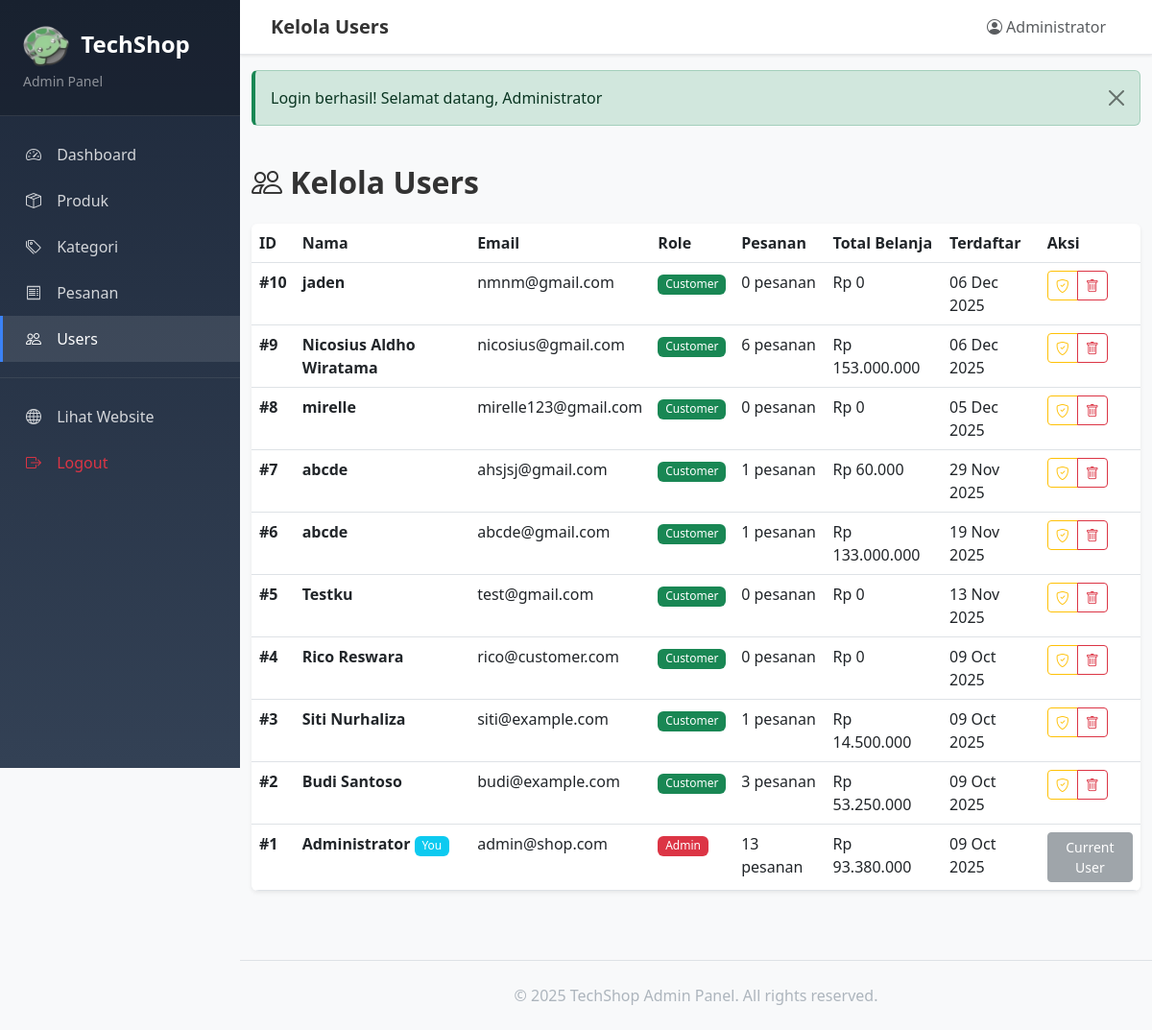
The page /admin/users.php (signed in) on the database its author committed.
### tables this page shows
CREATE TABLE `users` (
  `id` int(11) NOT NULL,
  `name` varchar(100) NOT NULL,
  `email` varchar(100) NOT NULL,
  `password` varchar(255) NOT NULL COMMENT 'Prototype: MD5 hash (HARUS MIGRASI ke password_hash)',
  `is_admin` tinyint(1) DEFAULT 0 COMMENT '0=Customer, 1=Admin',
  `created_at` timestamp NULL DEFAULT current_timestamp()
);

### db.php (called while the page is built, shortened)
<?php
function clean($string) {
    return htmlspecialchars(trim($string), ENT_QUOTES, 'UTF-8');
}
?>

### config.php (called while the page is built, shortened)
<?php
function format_rupiah($number) {
    return "Rp " . number_format($number, 0, ',', '.');
}
?>

### admin/users.php (the view, shortened to what this page needs)
<?php
require_once '../db.php';
require_once '../config.php';
$query = "SELECT u.*,
          (SELECT COUNT(*) FROM orders WHERE user_id = u.id) as order_count,
          (SELECT SUM(total) FROM orders WHERE user_id = u.id AND status != 'cancelled') as total_spent
          FROM users u
          ORDER BY u.id DESC";
$users = mysqli_query($conn, $query);
include 'header_admin.php';
?>
<div class="container-fluid py-4">
    <h2 class="fw-bold mb-4"><i class="bi bi-people"></i> Kelola Users</h2>
    <div class="card border-0 shadow-sm">
        <div class="card-body p-0">
            <div class="table-responsive">
                <table class="table table-hover mb-0">
                    <thead class="bg-light">
                        <tr>
                            <th>ID</th>
                            <th>Nama</th>
                            <th>Email</th>
                            <th>Role</th>
                            <th>Pesanan</th>
                            <th>Total Belanja</th>
                            <th>Terdaftar</th>
                            <th>Aksi</th>
                        </tr>
                    </thead>
                    <tbody>
                        <?php if (mysqli_num_rows($users) > 0): ?>
                            <?php while ($user = mysqli_fetch_assoc($users)): ?>
                                <tr>
                                    <td><strong>#<?php echo $user['id']; ?></strong></td>
                                    <td>
                                        <strong><?php echo clean($user['name']); ?></strong>
                                        <?php if ($user['id'] == $_SESSION['user_id']): ?>
                                            <span class="badge bg-info">You</span>
                                        <?php endif; ?>
                                    </td>
                                    <td><?php echo clean($user['email']); ?></td>
                                    <td>
                                        <?php if ($user['is_admin'] == 1): ?>
                                            <span class="badge bg-danger">Admin</span>
                                        <?php else: ?>
                                            <span class="badge bg-success">Customer</span>
                                        <?php endif; ?>
                                    </td>
                                    <td><?php echo $user['order_count']; ?> pesanan</td>
                                    <td><?php echo format_rupiah($user['total_spent'] ?? 0); ?></td>
                                    <td><?php echo date('d M Y', strtotime($user['created_at'])); ?></td>
                                    <td>
                                        <div class="btn-group btn-group-sm">
                                            <?php if ($user['id'] != $_SESSION['user_id']): ?>
                                                <a href="?toggle_admin=<?php echo $user['id']; ?>"
                                                   class="btn btn-outline-warning"
                                                   title="Toggle Admin">
                                                    <i class="bi bi-shield-check"></i>
                                                </a>
                                                <?php if ($user['is_admin'] == 0): ?>
                                                    <button type="button"
                                                            class="btn btn-outline-danger btn-delete-user"
                                                            data-id="<?php echo $user['id']; ?>"
                                                            data-name="<?php echo clean($user['name']); ?>">
                                                        <i class="bi bi-trash"></i>
                                                    </button>
                                                <?php endif; ?>
                                            <?php else: ?>
                                                <button class="btn btn-sm btn-secondary" disabled>
                                                    Current User
                                                </button>
                                            <?php endif; ?>
                                        </div>
                                    </td>
                                </tr>
                            <?php endwhile; ?>
                        <?php endif; ?>
                    </tbody>
                </table>
            </div>
        </div>
    </div>
</div>
<?php include 'footer_admin.php'; ?>

### css/style.css (style rules this page uses)
:root { --primary-color: #0d6efd; --secondary-color: #6c757d; --success-color: #198754; --danger-color: #dc3545; --warning-color: #ffc107; --info-color: #0dcaf0; --dark-color: #212529; --light-bg: #f8f9fa; }
body { font-family: 'Segoe UI', Tahoma, Geneva, Verdana, sans-serif; color: #333; }
.btn { transition: all 0.3s ease; }
.card { transition: box-shadow 0.3s ease; }
.badge { font-weight: 500; padding: 0.35em 0.65em; }
.table-responsive { border-radius: 0.5rem; overflow: hidden; }
.table thead { font-weight: 600; }
.table-hover tbody tr { transition: background-color 0.2s ease; }

### admin/header_admin.php (style rules this page uses)
:root { --sidebar-width: 250px; }
body { background-color: #f8f9fa; }

### rows shown on the page
users: id "10", name "jaden", email "nmnm@gmail.com", is_admin "Customer", order_count "0", total_spent "Rp 0", created_at "06 Dec 2025"
users: id "9", name "Nicosius Aldho Wiratama", email "nicosius@gmail.com", is_admin "Customer", order_count "6", total_spent "Rp 153.000.000", created_at "06 Dec 2025"
users: id "8", name "mirelle", email "mirelle123@gmail.com", is_admin "Customer", order_count "0", total_spent "Rp 0", created_at "05 Dec 2025"
users: id "7", name "abcde", email "ahsjsj@gmail.com", is_admin "Customer", order_count "1", total_spent "Rp 60.000", created_at "29 Nov 2025"
users: id "6", name "abcde", email "abcde@gmail.com", is_admin "Customer", order_count "1", total_spent "Rp 133.000.000", created_at "19 Nov 2025"
users: id "5", name "Testku", email "test@gmail.com", is_admin "Customer", order_count "0", total_spent "Rp 0", created_at "13 Nov 2025"
users: id "4", name "Rico Reswara", email "rico@customer.com", is_admin "Customer", order_count "0", total_spent "Rp 0", created_at "09 Oct 2025"
users: id "3", name "Siti Nurhaliza", email "siti@example.com", is_admin "Customer", order_count "1", total_spent "Rp 14.500.000", created_at "09 Oct 2025"
users: id "2", name "Budi Santoso", email "budi@example.com", is_admin "Customer", order_count "3", total_spent "Rp 53.250.000", created_at "09 Oct 2025"
users: id "1", name "Administrator", shows "You", email "admin@shop.com", is_admin "Admin", order_count "13", total_spent "Rp 93.380.000", created_at "09 Oct 2025", shows "Current User"

### other values the page prints
$page_title "Kelola Users"
$_SESSION['user_name'] "Administrator"
$flash['message'] "Login berhasil! Selamat datang, Administrator"
